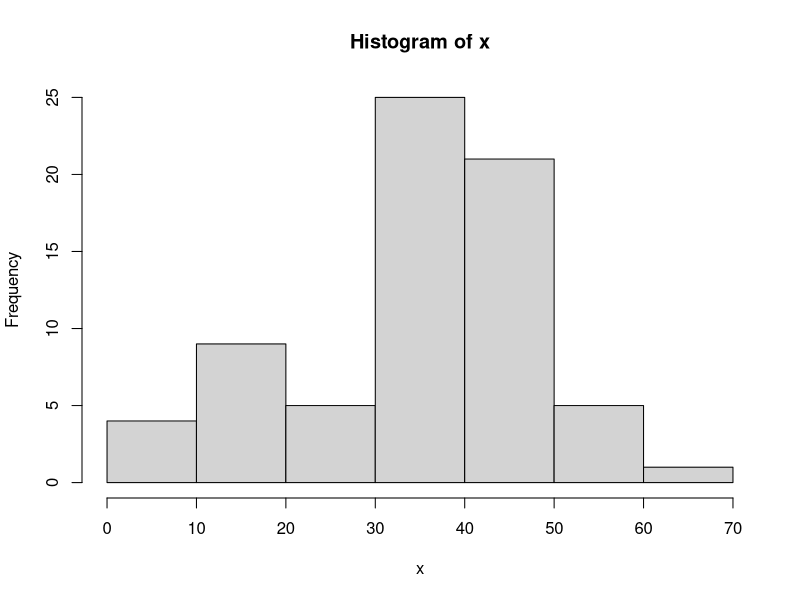
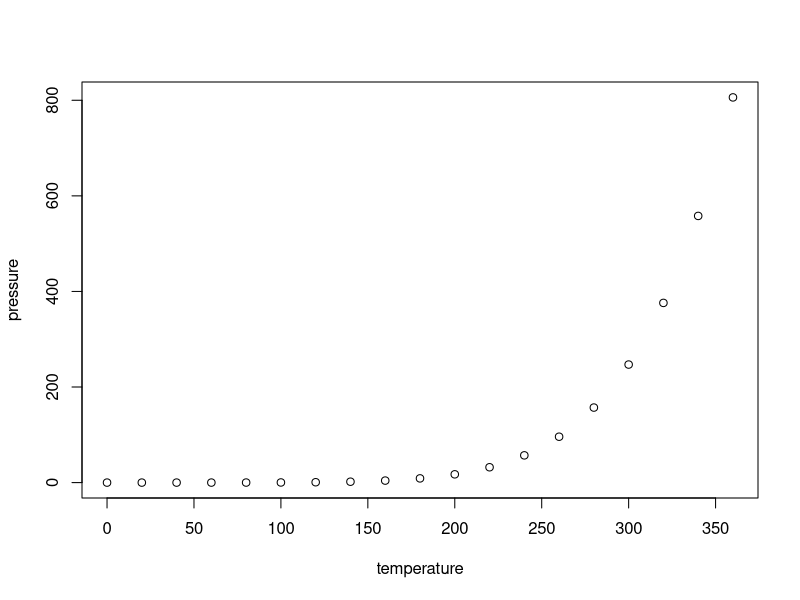

Generate these figures, in order, with R:
## ---- chunk 1
knitr::opts_chunk$set(echo = TRUE)
## ---- chunk 2
x = (precip)
y = (names(x))
"Sacramento" %in% y
## ---- chunk 3
z = sort(x)
z
tail(z)
head(z)
## ---- chunk 4
r = z[70]/z[1]
d = x - mean(x)
d = abs(d)
sort(d)
hist(x)
## ---- chunk 5
plot(pressure)
